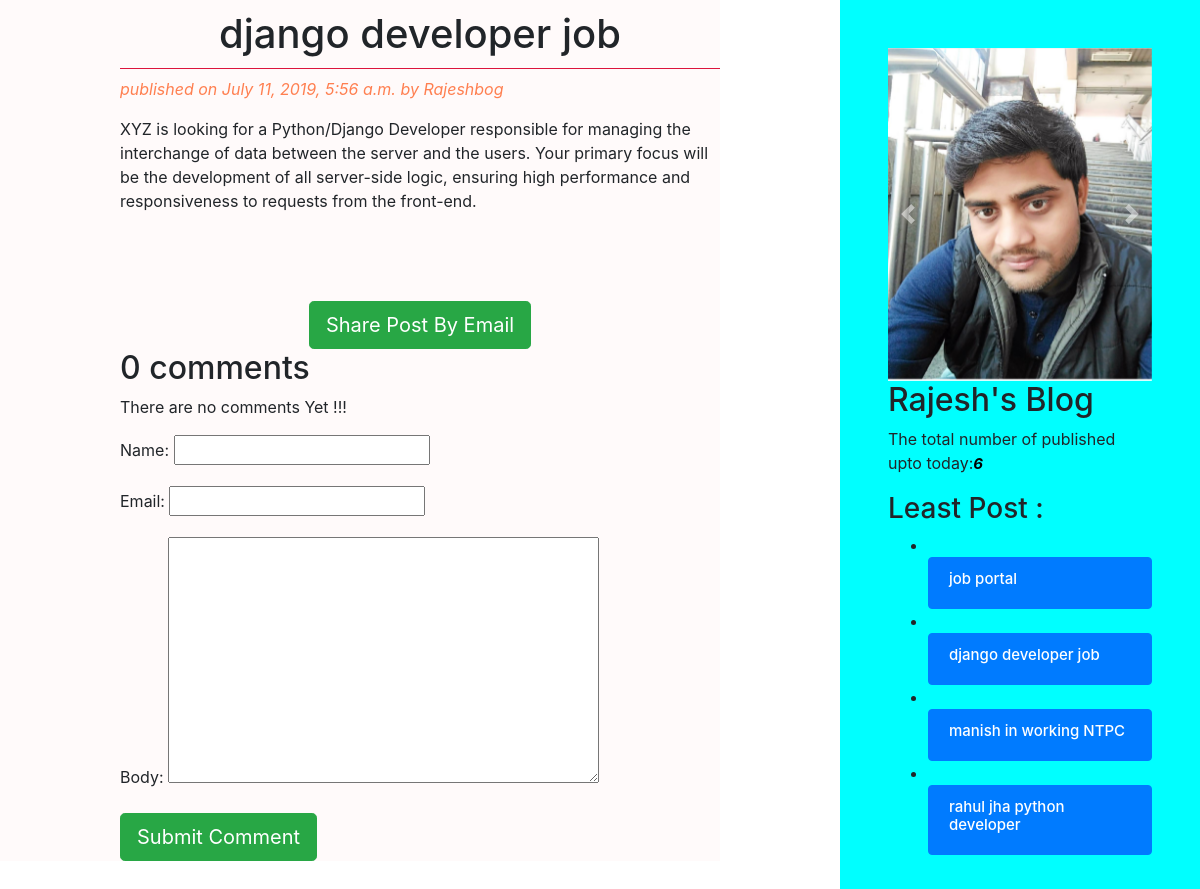
/2019/07/11/django-developer-job/, run on the app's committed database.
### app_blog/models.py (models this page shows, shortened)
class Post(models.Model):
    STATUS_CHOICES=(('draft','Draft'),('published','Published'))
    title=models.CharField(max_length=250)
    slug=models.SlugField(max_length=260,unique_for_date='publish')
    author=models.ForeignKey(User, related_name='blog_posts',on_delete=models.PROTECT)
    body=models.TextField()
    publish=models.DateTimeField(default=timezone.now)
    created=models.DateTimeField(auto_now_add=True)
    updated=models.DateTimeField(auto_now=True)
    status=models.CharField(max_length=100,choices=STATUS_CHOICES ,default='draft')
    objects=CustomManager() #when you should be call qs then only u have to display publish post is call custom manager
    tags=TaggableManager() #tag is manage to all post
    class Meta:
        ordering=('-publish',)
    def get_absolute_url(self):
        return reverse('post_detail',args=[self.publish.year,self.publish.strftime('%m'),self.publish.strftime('%d'),self.slug])

### app_blog/views.py (the view)
# urls.py: url(r'^(?P<year>\d{4})/(?P<month>\d{2})/(?P<day>\d{2})/(?P<post>[-\w]+)/$',views.post_detail_view,
def post_detail_view(request,year,month,day,post):
    try:
        post=get_object_or_404(Post,slug=post ,status='published',
                               publish_year=year,
                               publish_month=month,
                               publish_day=day) #get_object_or_404 it is a shortcut for object is available then display
        return render(request,'blog/post_detail.html',{'post':post})
    except:
        post = get_object_or_404(Post, slug=post, status='published')
        comments=post.comments.filter(active=True)
        csubmit=False
        if request.method=="POST":
            form=CommentForm(request.POST)
            if form.is_valid():
                new_comments=form.save(commit=False)
                new_comments.post=post
                new_comments.save()
                csubmit=True
        else:
            form=CommentForm()
        return render(request,'blog/post_detail.html',{'post':post,'comments':comments,'form':form,'csubmit':csubmit})

### app_blog/forms.py
class CommentForm(forms.ModelForm):
    class Meta:
        model=Comment
        fields=['name','email','body']

### app_blog/models.py (called while the page is built)
    def get_queryset(self):         #one method is  call
        return super().get_queryset().filter(status='published')

### app_blog/templatetags/blog_tags.py (called while the page is built)
@register.simple_tag
def total_post():
    return Post.objects.count()

@register.inclusion_tag('blog/least_post123.html')
def show_least_posts(count=4):
    least_post=Post.objects.order_by('-publish')[:count]
    return {'least_post':least_post}

### templates/blog/post_detail.html (shortened to what this page needs)
{% extends 'blog/base.html' %}
        {% block content %}
            <h1>{{ post.title }}</h1>
             <p style="color: coral;font-size: 16px;font-style: italic;">
                 published on {{ post.publish }} by {{ post.author|title }}
             </p>
            {{ post.body|linebreaks }}<br><br><br>
            <div class="container" align="center">
                <a href="/{{ post.id }}/share" class="btn btn-lg btn-success" >Share Post By Email</a>
            </div>
            {% with comments.count as comments_count %}
                <h2>{{ comments_count }} comment{{ comments_count|pluralize }}</h2>
             {% endwith %}
                {% if comments %}
                    {% for comment in comments  %}
                        <p style="color: darkgreen; font-size: 24px;font-style: oblique; border-bottom: 2px solid coral;">
                            Comment {{ forloop.counter }} by {{ comment.name }} on {{ comment.created }}</p>
                        <div class="cb">{{ comment.body|linebreaks}}</div>
                     {% endfor %}
                      {% else %}
                        <p>There are no comments Yet !!! </p>
                {% endif%}
            {% if csubmit %}
                <h2>Your Comment Added Successfully</h2>
                {% else %}
                <form method="post">
                        {{ form.as_p }}
                    <input type="submit" class="btn btn-lg btn-success" value="Submit Comment">
                </form>
            {% endif %}
        {% endblock %}

### templates/blog/least_post123.html (shortened to what this page needs)
<!DOCTYPE html>
<html lang="en">
<head>
</head>
<body>
        <ul>
            {% for post in least_post %}
          <li>
     <div class="list-group">&nbsp&nbsp
          <a href="{{ post.get_absolute_url }}" class="list-group-item list-group-item-action active">
           <h2 style="font-size: 15px">{{ post.title }}</h2>
          </a>
     </div>
          </li>
            {% endfor %}
        </ul>
</body>
</html>

### static/css/blog.css (style rules this page uses)
h1 { text-align: center; border-bottom:1px solid crimson; padding: 10px; }
body { color: white; background: url("https://images.unsplash.com/photo-1503756234508-e32369269deb?ixlib=rb-1.2.1&ixid=eyJhcHBfaWQiOjEyMDd9&auto=format&fit=crop&w=1350&q=80"); }

### data on the page
Post: title "django developer job", publish "July 11, 2019, 5:56 a.m.", author "Rajeshbog", body "XYZ is looking for a Python/Django Developer responsible for managing the interchange of data between the server and the users. Your primary focus will be the development of all server-side logic, ensuring high performance and responsiveness to requests from the front-end."
Post: title "job portal"
Post: title "manish in working NTPC"
Post: title "rahul jha python developer"

### other printed values
{{ comments_count }} "0"
